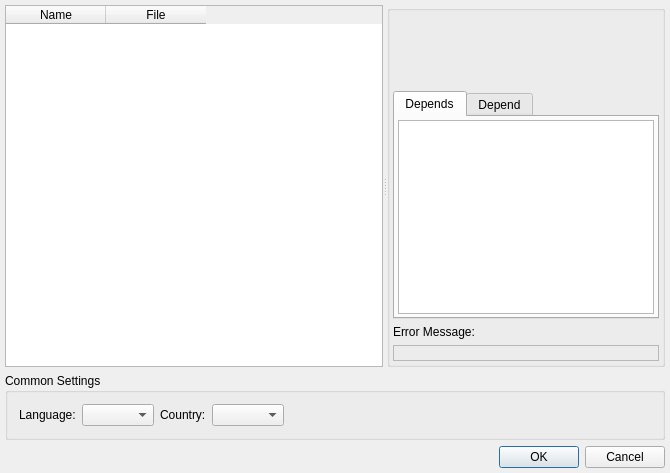
<?xml version="1.0" encoding="UTF-8"?>
<ui version="4.0">
 <class>SetupPluginsDialogClass</class>
 <widget class="QDialog" name="SetupPluginsDialogClass">
  <property name="geometry">
   <rect>
    <x>0</x>
    <y>0</y>
    <width>670</width>
    <height>473</height>
   </rect>
  </property>
  <property name="windowTitle">
   <string>Setup Plugins</string>
  </property>
  <layout class="QVBoxLayout" name="verticalLayout_2">
   <property name="margin">
    <number>5</number>
   </property>
   <item>
    <widget class="QSplitter" name="splitter">
     <property name="sizePolicy">
      <sizepolicy hsizetype="Expanding" vsizetype="Expanding">
       <horstretch>0</horstretch>
       <verstretch>0</verstretch>
      </sizepolicy>
     </property>
     <property name="orientation">
      <enum>Qt::Horizontal</enum>
     </property>
     <property name="childrenCollapsible">
      <bool>false</bool>
     </property>
     <widget class="QTableWidget" name="twtPlugins">
      <property name="sizePolicy">
       <sizepolicy hsizetype="MinimumExpanding" vsizetype="MinimumExpanding">
        <horstretch>1</horstretch>
        <verstretch>0</verstretch>
       </sizepolicy>
      </property>
      <property name="editTriggers">
       <set>QAbstractItemView::NoEditTriggers</set>
      </property>
      <property name="selectionMode">
       <enum>QAbstractItemView::SingleSelection</enum>
      </property>
      <property name="selectionBehavior">
       <enum>QAbstractItemView::SelectRows</enum>
      </property>
      <property name="sortingEnabled">
       <bool>true</bool>
      </property>
      <attribute name="horizontalHeaderHighlightSections">
       <bool>false</bool>
      </attribute>
      <attribute name="verticalHeaderVisible">
       <bool>false</bool>
      </attribute>
      <attribute name="verticalHeaderVisible">
       <bool>false</bool>
      </attribute>
      <attribute name="horizontalHeaderHighlightSections">
       <bool>false</bool>
      </attribute>
      <column>
       <property name="text">
        <string>Name</string>
       </property>
      </column>
      <column>
       <property name="text">
        <string>File</string>
       </property>
      </column>
     </widget>
     <widget class="QGroupBox" name="grbProperties">
      <property name="sizePolicy">
       <sizepolicy hsizetype="Preferred" vsizetype="Preferred">
        <horstretch>0</horstretch>
        <verstretch>0</verstretch>
       </sizepolicy>
      </property>
      <property name="title">
       <string/>
      </property>
      <layout class="QVBoxLayout" name="verticalLayout">
       <property name="margin">
        <number>3</number>
       </property>
       <item>
        <widget class="QLabel" name="lblName">
         <property name="textFormat">
          <enum>Qt::RichText</enum>
         </property>
         <property name="wordWrap">
          <bool>true</bool>
         </property>
         <property name="textInteractionFlags">
          <set>Qt::LinksAccessibleByMouse|Qt::TextSelectableByKeyboard|Qt::TextSelectableByMouse</set>
         </property>
        </widget>
       </item>
       <item>
        <widget class="QLabel" name="lblHomePage">
         <property name="textFormat">
          <enum>Qt::RichText</enum>
         </property>
         <property name="wordWrap">
          <bool>true</bool>
         </property>
        </widget>
       </item>
       <item>
        <widget class="QLabel" name="lblDescription">
         <property name="sizePolicy">
          <sizepolicy hsizetype="Preferred" vsizetype="Expanding">
           <horstretch>0</horstretch>
           <verstretch>0</verstretch>
          </sizepolicy>
         </property>
         <property name="textFormat">
          <enum>Qt::PlainText</enum>
         </property>
         <property name="alignment">
          <set>Qt::AlignLeading|Qt::AlignLeft|Qt::AlignTop</set>
         </property>
         <property name="wordWrap">
          <bool>true</bool>
         </property>
         <property name="textInteractionFlags">
          <set>Qt::LinksAccessibleByMouse|Qt::TextSelectableByKeyboard|Qt::TextSelectableByMouse</set>
         </property>
        </widget>
       </item>
       <item>
        <widget class="QTabWidget" name="twtDependences">
         <property name="sizePolicy">
          <sizepolicy hsizetype="Preferred" vsizetype="Preferred">
           <horstretch>0</horstretch>
           <verstretch>0</verstretch>
          </sizepolicy>
         </property>
         <property name="currentIndex">
          <number>0</number>
         </property>
         <widget class="QWidget" name="tabDepends">
          <attribute name="title">
           <string>Depends</string>
          </attribute>
          <layout class="QVBoxLayout" name="verticalLayout_4">
           <property name="margin">
            <number>3</number>
           </property>
           <item>
            <widget class="QListWidget" name="ltwDepends">
             <property name="sizePolicy">
              <sizepolicy hsizetype="Minimum" vsizetype="Minimum">
               <horstretch>0</horstretch>
               <verstretch>0</verstretch>
              </sizepolicy>
             </property>
             <property name="editTriggers">
              <set>QAbstractItemView::NoEditTriggers</set>
             </property>
             <property name="selectionMode">
              <enum>QAbstractItemView::NoSelection</enum>
             </property>
             <property name="wordWrap">
              <bool>true</bool>
             </property>
            </widget>
           </item>
          </layout>
         </widget>
         <widget class="QWidget" name="tabDepend">
          <attribute name="title">
           <string>Depend</string>
          </attribute>
          <layout class="QVBoxLayout" name="verticalLayout_3">
           <property name="margin">
            <number>3</number>
           </property>
           <item>
            <widget class="QListWidget" name="ltwDepend">
             <property name="sizePolicy">
              <sizepolicy hsizetype="Minimum" vsizetype="Minimum">
               <horstretch>0</horstretch>
               <verstretch>0</verstretch>
              </sizepolicy>
             </property>
             <property name="editTriggers">
              <set>QAbstractItemView::NoEditTriggers</set>
             </property>
             <property name="selectionMode">
              <enum>QAbstractItemView::NoSelection</enum>
             </property>
             <property name="wordWrap">
              <bool>true</bool>
             </property>
            </widget>
           </item>
          </layout>
         </widget>
        </widget>
       </item>
       <item>
        <widget class="QLabel" name="lblLabelError">
         <property name="text">
          <string>Error Message:</string>
         </property>
         <property name="textFormat">
          <enum>Qt::PlainText</enum>
         </property>
        </widget>
       </item>
       <item>
        <widget class="QLabel" name="lblError">
         <property name="frameShape">
          <enum>QFrame::StyledPanel</enum>
         </property>
         <property name="frameShadow">
          <enum>QFrame::Sunken</enum>
         </property>
         <property name="textFormat">
          <enum>Qt::PlainText</enum>
         </property>
         <property name="alignment">
          <set>Qt::AlignCenter</set>
         </property>
         <property name="wordWrap">
          <bool>true</bool>
         </property>
         <property name="textInteractionFlags">
          <set>Qt::LinksAccessibleByMouse|Qt::TextSelectableByKeyboard|Qt::TextSelectableByMouse</set>
         </property>
        </widget>
       </item>
      </layout>
     </widget>
    </widget>
   </item>
   <item>
    <widget class="QGroupBox" name="grbCommon">
     <property name="title">
      <string>Common Settings</string>
     </property>
     <layout class="QHBoxLayout" name="horizontalLayout_2">
      <item>
       <widget class="QLabel" name="lblLanguage">
        <property name="text">
         <string>Language:</string>
        </property>
        <property name="textFormat">
         <enum>Qt::PlainText</enum>
        </property>
        <property name="buddy">
         <cstring>cmbLanguage</cstring>
        </property>
       </widget>
      </item>
      <item>
       <widget class="QComboBox" name="cmbLanguage">
        <property name="sizeAdjustPolicy">
         <enum>QComboBox::AdjustToContents</enum>
        </property>
       </widget>
      </item>
      <item>
       <widget class="QLabel" name="lblCountry">
        <property name="text">
         <string>Country:</string>
        </property>
        <property name="textFormat">
         <enum>Qt::PlainText</enum>
        </property>
       </widget>
      </item>
      <item>
       <widget class="QComboBox" name="cmbCountry">
        <property name="sizeAdjustPolicy">
         <enum>QComboBox::AdjustToContents</enum>
        </property>
       </widget>
      </item>
      <item>
       <spacer name="hsrCommonHSpacer">
        <property name="orientation">
         <enum>Qt::Horizontal</enum>
        </property>
        <property name="sizeHint" stdset="0">
         <size>
          <width>40</width>
          <height>20</height>
         </size>
        </property>
       </spacer>
      </item>
     </layout>
    </widget>
   </item>
   <item>
    <widget class="QDialogButtonBox" name="dbbButtons">
     <property name="standardButtons">
      <set>QDialogButtonBox::Cancel|QDialogButtonBox::Ok</set>
     </property>
    </widget>
   </item>
  </layout>
 </widget>
 <layoutdefault spacing="6" margin="11"/>
 <tabstops>
  <tabstop>twtPlugins</tabstop>
  <tabstop>cmbLanguage</tabstop>
  <tabstop>dbbButtons</tabstop>
 </tabstops>
 <resources/>
 <connections/>
</ui>
